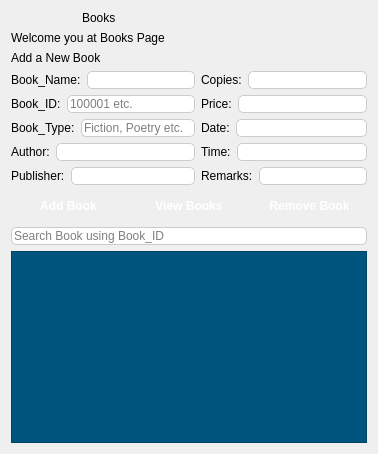
         <widget class="QWidget" name="page_3">
          <layout class="QVBoxLayout" name="verticalLayout_13">
           <item>
            <layout class="QVBoxLayout" name="verticalLayout_12">
             <item>
              <layout class="QVBoxLayout" name="verticalLayout_7">
               <item>
                <layout class="QHBoxLayout" name="horizontalLayout_4">
                 <item>
                  <widget class="QLabel" name="label_7">
                   <property name="maximumSize">
                    <size>
                     <width>65</width>
                     <height>65</height>
                    </size>
                   </property>
                   <property name="text">
                    <string/>
                   </property>
                   <property name="pixmap">
                    <pixmap resource="resource.qrc">:/images/stack-of-books.png</pixmap>
                   </property>
                   <property name="scaledContents">
                    <bool>true</bool>
                   </property>
                  </widget>
                 </item>
                 <item>
                  <widget class="QLabel" name="label_8">
                   <property name="styleSheet">
                    <string notr="true">font: 600 italic 20pt &quot;Segoe UI&quot;;</string>
                   </property>
                   <property name="text">
                    <string>Books</string>
                   </property>
                  </widget>
                 </item>
                </layout>
               </item>
               <item>
                <widget class="QLabel" name="label_9">
                 <property name="styleSheet">
                  <string notr="true">font: 600 italic 12pt &quot;Segoe UI&quot;;</string>
                 </property>
                 <property name="text">
                  <string>Welcome you at Books Page</string>
                 </property>
                </widget>
               </item>
              </layout>
             </item>
             <item>
              <layout class="QVBoxLayout" name="verticalLayout_10">
               <item>
                <widget class="QLabel" name="label_10">
                 <property name="styleSheet">
                  <string notr="true">font: 600 italic 18pt &quot;Segoe UI&quot;;</string>
                 </property>
                 <property name="text">
                  <string>Add a New Book</string>
                 </property>
                </widget>
               </item>
               <item>
                <layout class="QHBoxLayout" name="horizontalLayout_15">
                 <item>
                  <layout class="QVBoxLayout" name="verticalLayout_9">
                   <item>
                    <layout class="QHBoxLayout" name="horizontalLayout_5">
                     <item>
                      <widget class="QLabel" name="label_11">
                       <property name="text">
                        <string>Book_Name:</string>
                       </property>
                      </widget>
                     </item>
                     <item>
                      <widget class="QLineEdit" name="books_line_1">
                       <property name="styleSheet">
                        <string notr="true">QLineEdit{
border: 1px solid #ccc;
border-radius: 5px;
}</string>
                       </property>
                      </widget>
                     </item>
                    </layout>
                   </item>
                   <item>
                    <layout class="QHBoxLayout" name="horizontalLayout_6">
                     <item>
                      <widget class="QLabel" name="label_12">
                       <property name="text">
                        <string>Book_ID:</string>
                       </property>
                      </widget>
                     </item>
                     <item>
                      <widget class="QLineEdit" name="books_line_2">
                       <property name="styleSheet">
                        <string notr="true">QLineEdit{
border: 1px solid #ccc;
border-radius: 5px;
}</string>
                       </property>
                       <property name="placeholderText">
                        <string>100001 etc.</string>
                       </property>
                      </widget>
                     </item>
                    </layout>
                   </item>
                   <item>
                    <layout class="QHBoxLayout" name="horizontalLayout_14">
                     <item>
                      <widget class="QLabel" name="label_13">
                       <property name="text">
                        <string>Book_Type:</string>
                       </property>
                      </widget>
                     </item>
                     <item>
                      <widget class="QLineEdit" name="books_line_3">
                       <property name="styleSheet">
                        <string notr="true">QLineEdit{
border: 1px solid #ccc;
border-radius: 5px;
}</string>
                       </property>
                       <property name="placeholderText">
                        <string>Fiction, Poetry etc.</string>
                       </property>
                      </widget>
                     </item>
                    </layout>
                   </item>
                   <item>
                    <layout class="QHBoxLayout" name="horizontalLayout_7">
                     <item>
                      <widget class="QLabel" name="label_14">
                       <property name="text">
                        <string>Author:</string>
                       </property>
                      </widget>
                     </item>
                     <item>
                      <widget class="QLineEdit" name="books_line_4">
                       <property name="styleSheet">
                        <string notr="true">QLineEdit{
border: 1px solid #ccc;
border-radius: 5px;
}</string>
                       </property>
                      </widget>
                     </item>
                    </layout>
                   </item>
                   <item>
                    <layout class="QHBoxLayout" name="horizontalLayout_8">
                     <item>
                      <widget class="QLabel" name="label_15">
                       <property name="text">
                        <string>Publisher:</string>
                       </property>
                      </widget>
                     </item>
                     <item>
                      <widget class="QLineEdit" name="books_line_5">
                       <property name="styleSheet">
                        <string notr="true">QLineEdit{
border: 1px solid #ccc;
border-radius: 5px;
}</string>
                       </property>
                      </widget>
                     </item>
                    </layout>
                   </item>
                  </layout>
                 </item>
                 <item>
                  <layout class="QVBoxLayout" name="verticalLayout_8">
                   <item>
                    <layout class="QHBoxLayout" name="horizontalLayout_9">
                     <item>
                      <widget class="QLabel" name="label_18">
                       <property name="text">
                        <string>Copies:</string>
                       </property>
                      </widget>
                     </item>
                     <item>
                      <widget class="QLineEdit" name="books_line_6">
                       <property name="styleSheet">
                        <string notr="true">QLineEdit{
border: 1px solid #ccc;
border-radius: 5px;
}</string>
                       </property>
                      </widget>
                     </item>
                    </layout>
                   </item>
                   <item>
                    <layout class="QHBoxLayout" name="horizontalLayout_10">
                     <item>
                      <widget class="QLabel" name="label_19">
                       <property name="text">
                        <string>Price:</string>
                       </property>
                      </widget>
                     </item>
                     <item>
                      <widget class="QLineEdit" name="books_line_7">
                       <property name="styleSheet">
                        <string notr="true">QLineEdit{
border: 1px solid #ccc;
border-radius: 5px;
}</string>
                       </property>
                      </widget>
                     </item>
                    </layout>
                   </item>
                   <item>
                    <layout class="QHBoxLayout" name="horizontalLayout_11">
                     <item>
                      <widget class="QLabel" name="label_16">
                       <property name="text">
                        <string>Date:</string>
                       </property>
                      </widget>
                     </item>
                     <item>
                      <widget class="QLineEdit" name="books_line_8">
                       <property name="styleSheet">
                        <string notr="true">QLineEdit{
border: 1px solid #ccc;
border-radius: 5px;
}</string>
                       </property>
                      </widget>
                     </item>
                    </layout>
                   </item>
                   <item>
                    <layout class="QHBoxLayout" name="horizontalLayout_12">
                     <item>
                      <widget class="QLabel" name="label_17">
                       <property name="text">
                        <string>Time:</string>
                       </property>
                      </widget>
                     </item>
                     <item>
                      <widget class="QLineEdit" name="books_line_9">
                       <property name="styleSheet">
                        <string notr="true">QLineEdit{
border: 1px solid #ccc;
border-radius: 5px;
}</string>
                       </property>
                      </widget>
                     </item>
                    </layout>
                   </item>
                   <item>
                    <layout class="QHBoxLayout" name="horizontalLayout_13">
                     <item>
                      <widget class="QLabel" name="label_20">
                       <property name="text">
                        <string>Remarks:</string>
                       </property>
                      </widget>
                     </item>
                     <item>
                      <widget class="QLineEdit" name="books_line_10">
                       <property name="styleSheet">
                        <string notr="true">QLineEdit{
border: 1px solid #ccc;
border-radius: 5px;
}</string>
                       </property>
                      </widget>
                     </item>
                    </layout>
                   </item>
                  </layout>
                 </item>
                </layout>
               </item>
              </layout>
             </item>
             <item>
              <layout class="QHBoxLayout" name="horizontalLayout_16">
               <item>
                <widget class="QPushButton" name="add_book_btn">
                 <property name="styleSheet">
                  <string notr="true">QPushButton { 
color: white; 
border-radius: 8px; 
padding: 8px 16px; 
font-weight: bold; 
} 
QPushButton:hover { 
background-color: #1E6FD9; 
} 
QPushButton:pressed { 
background-color: #174EA6; 
} </string>
                 </property>
                 <property name="text">
                  <string>Add Book</string>
                 </property>
                 <property name="icon">
                  <iconset resource="resource.qrc">
                   <normaloff>:/images/plus (2).png</normaloff>:/images/plus (2).png</iconset>
                 </property>
                 <property name="iconSize">
                  <size>
                   <width>16</width>
                   <height>16</height>
                  </size>
                 </property>
                 <property name="checkable">
                  <bool>true</bool>
                 </property>
                </widget>
               </item>
               <item>
                <widget class="QPushButton" name="View_books_btn">
                 <property name="styleSheet">
                  <string notr="true">QPushButton { 
color: white; 
border-radius: 8px; 
padding: 8px 16px; 
font-weight: bold; 
} 
QPushButton:hover { 
background-color: #1E6FD9; 
} 
QPushButton:pressed { 
background-color: #174EA6; 
} </string>
                 </property>
                 <property name="text">
                  <string>View Books</string>
                 </property>
                 <property name="icon">
                  <iconset resource="resource.qrc">
                   <normaloff>:/images/Basic_Ui_(9).jpg</normaloff>:/images/Basic_Ui_(9).jpg</iconset>
                 </property>
                 <property name="iconSize">
                  <size>
                   <width>16</width>
                   <height>16</height>
                  </size>
                 </property>
                 <property name="checkable">
                  <bool>true</bool>
                 </property>
                </widget>
               </item>
               <item>
                <widget class="QPushButton" name="remove_book_btn">
                 <property name="styleSheet">
                  <string notr="true">QPushButton { 
color: white; 
border-radius: 8px; 
padding: 8px 16px; 
font-weight: bold; 
} 
QPushButton:hover { 
background-color: red; 
} 
QPushButton:pressed { 
background-color: #174EA6; 
} </string>
                 </property>
                 <property name="text">
                  <string>Remove Book</string>
                 </property>
                 <property name="icon">
                  <iconset resource="resource.qrc">
                   <normaloff>:/images/minus.png</normaloff>:/images/minus.png</iconset>
                 </property>
                 <property name="iconSize">
                  <size>
                   <width>16</width>
                   <height>16</height>
                  </size>
                 </property>
                 <property name="checkable">
                  <bool>true</bool>
                 </property>
                </widget>
               </item>
              </layout>
             </item>
             <item>
              <layout class="QVBoxLayout" name="verticalLayout_11">
               <item>
                <widget class="QLineEdit" name="books_table_search">
                 <property name="styleSheet">
                  <string notr="true">QLineEdit{
border: 1px solid #ccc;
border-radius: 5px;
}</string>
                 </property>
                 <property name="placeholderText">
                  <string>Search Book using Book_ID</string>
                 </property>
                </widget>
               </item>
               <item>
                <widget class="QTableWidget" name="books_table">
                 <property name="styleSheet">
                  <string notr="true">background-color: rgb(0, 85, 127);
color: rgb(0, 0, 0);</string>
                 </property>
                </widget>
               </item>
              </layout>
             </item>
            </layout>
           </item>
          </layout>
         </widget>
